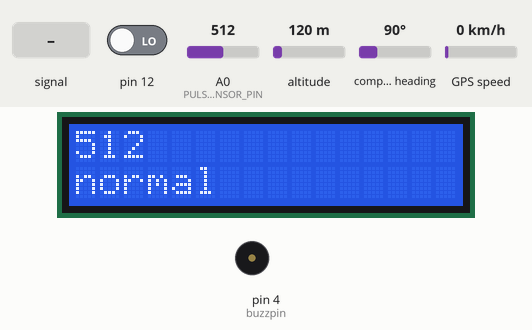
The sketch below on a simulated Arduino Uno, built with avr-gcc and run on an emulated ATmega328P. Parts: 16×2 character LCD, buzzer (waves = sounding, pin HIGH). The inputs (shaded band) are chosen by the test bench; at power-on: altitude 120 m, compass heading 90°, pin 12 LOW, A0 (PULSE_SENSOR_PIN) = 512, GPS speed 0 km/h. The GPS gets a fix after 3 s at 37.7749, -122.4194 with 8 satellites; what the sketch prints to the serial monitor is not drawn.

Above: at 1.2 s.
1.3 s: A0 (PULSE_SENSOR_PIN) fed a 200 Hz sine of ±81 counts around its level
At 1.47 s:
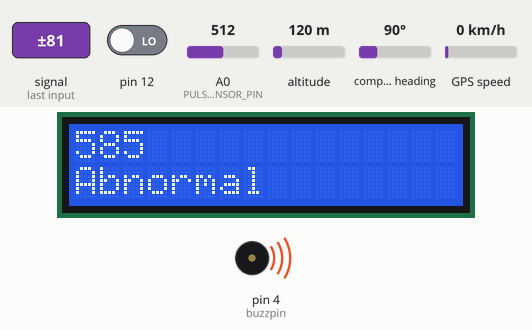
3.7 s: altitude set to 20 m
At 5.09 s:
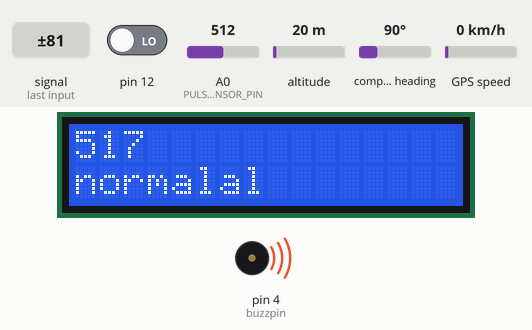
6.7 s: altitude set to 750 m
At 7.53 s:
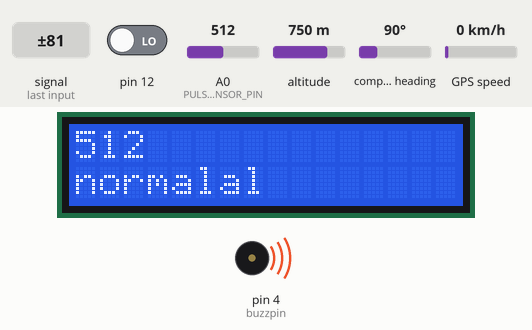
9.7 s: compass heading set to 7°
At 11.14 s:
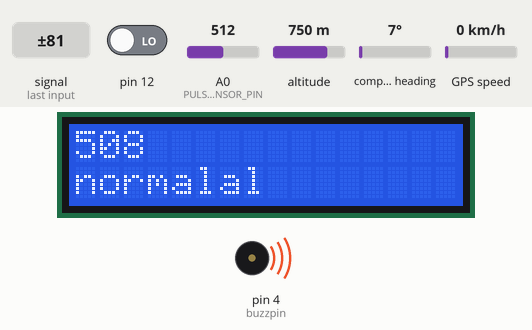
12.7 s: compass heading set to 180°
At 13.55 s:
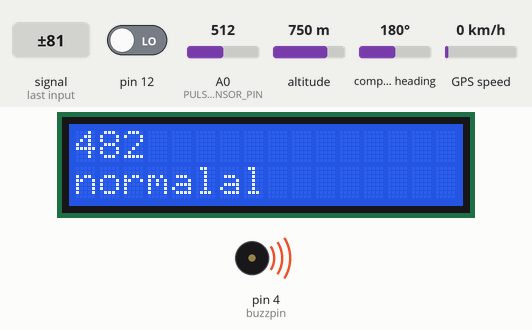
15.7 s: pin 12 driven HIGH
At 17.0 s:
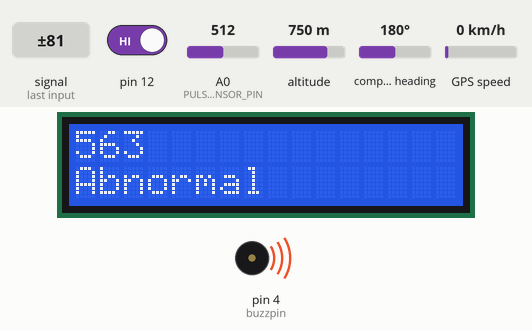
Timing chart, 0 to 18.2 s (numbered marks = the images above; inputs shaded):
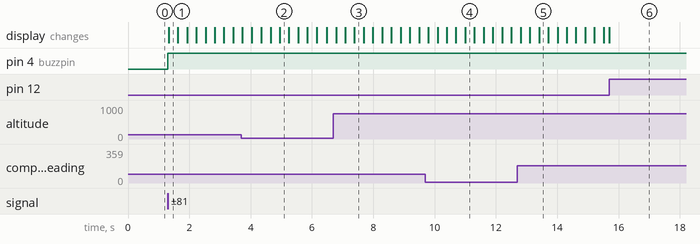

The sketch:

Pulse_Rate_Detector.ino
```cpp
#include <LiquidCrystal.h>
#include <TinyGPS++.h>
#include <SoftwareSerial.h>
static const int RXPin = 2, TXPin = 3;
static const uint32_t gps_baudrate = 9600;
TinyGPSPlus gps;
SoftwareSerial soft(RXPin, TXPin);
float Lat, Lon;
int const PULSE_SENSOR_PIN = A0;
int buzzpin = 4;
int Signal;                // Store incoming ADC data. Value can range from 0-1024
int Threshold = 550;       // Determine which Signal to "count as a beat" and which to ignore.
const int rs = 10, en = 11, d4 = 5, d5 = 7, d6 = 9, d7 = 8;
LiquidCrystal lcd(rs, en, d4, d5, d6, d7);
int key;

void setup()
{
  soft.begin(gps_baudrate);
  Serial.begin(19200);
  pinMode(A0, INPUT);
  pinMode(12, INPUT);
  pinMode(buzzpin, OUTPUT);
  lcd.begin(16, 2);
}
void sendsms()
{
  Serial.print("AT+CMGF=1\r");
  delay(100);
  Serial.println("AT+CMGS =\"+91XXXXXXXXXX\"");
  delay(100);
  Serial.println("I want Help !!!Location:" + String("Lat: ") + String(Lat) + " " + String("Lon: ") + String(Lon));
  delay(100);
  Serial.println((char)26);
  delay(100);
  Serial.println();
  delay(5000);
}
void loop()
{
  Signal = analogRead(PULSE_SENSOR_PIN);
  if (Signal > Threshold)
  { lcd.setCursor(0, 0);
    // print the number of seconds since reset:
    lcd.print(Signal);
    lcd.setCursor(0, 1);
    lcd.print("Abnormal");
    digitalWrite(buzzpin, HIGH);
    while (soft.available() > 0)
    {
      gps.encode(soft.read());
      if (gps.location.isUpdated())
      {
        Lat = gps.location.lat();
        Lon = gps.location.lng();
      }
    }
    key = digitalRead(12);
    if (key == 1)
    {
      sendsms();
    }
  }
  else {
    lcd.setCursor(0, 0);
    // print the number of seconds since reset:
    lcd.print(Signal);
    lcd.setCursor(0, 1);
    lcd.print("normal");
  }
  }
```

Measured:
- after the input at 1.3 s, pin 4 (buzzpin): LOW → HIGH at once; the display: changes at once (image 1)
